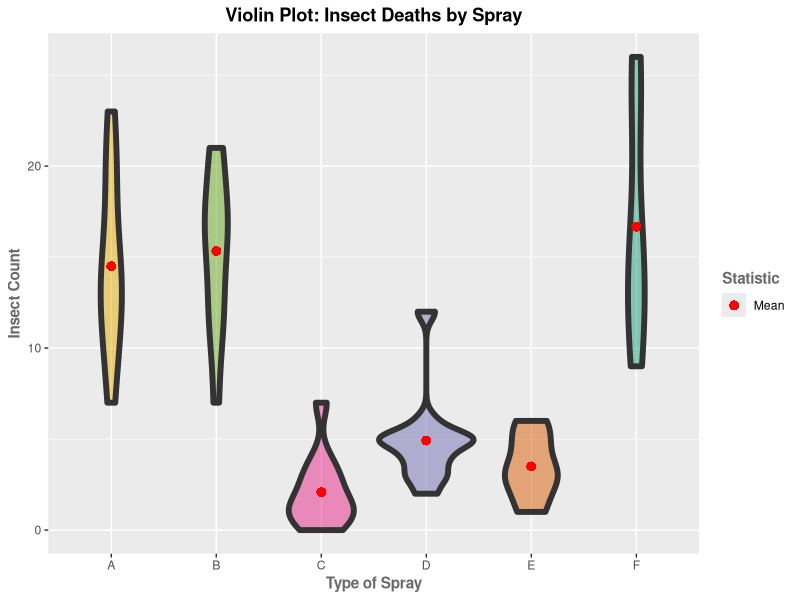

This chart was generated by the following R code: (Note: this script raises an error after producing the figure.)
### Packages ----------------------------------------------------------------

library(datasets)
library(stats)
library(ggplot2)

### Data --------------------------------------------------------------------

data("InsectSprays")


### Violin plot -------------------------------------------------------------

ggplot(data = InsectSprays, mapping = aes(x = spray, y = count, fill = spray)) +
        geom_violin(alpha = .5, size = 2) +
        stat_summary(fun=mean, geom="point",
                     aes(shape = "Mean"),
                     size = 3, color = "red") +
        labs(
                title = "Violin Plot: Insect Deaths by Spray",
                x = "Type of Spray",
                y = "Insect Count",
                fill = "Spray",
                shape = "Statistic"
        ) +
        scale_fill_brewer(type = "qual", palette = 2, direction = -1) +
        theme(
                plot.title = element_text(face = "bold", hjust = .5),
                axis.title.x = element_text(face = "bold", 
                                            colour = "dimgray"),
                axis.title.y = element_text(face = "bold", 
                                            colour = "dimgray"),
                legend.title = element_text(face = "bold",
                                            colour = "dimgray"),
                legend.position = "right"
        ) + guides(fill = "none") 

### Multiple Linear Regression Model with Dummy Variables -------------------

# The coefficients of this linear regression model are the difference in means
# of the insect counts of each category with respect to the mean of the
# reference category A.
fit <-
        lm(
                data = InsectSprays,
                formula = count ~ spray
        )

sumfit <- summary(fit)


# Mean by each group
compare <- InsectSprays |> 
        group_by(spray) |> 
        summarise(mean = mean(count)) 

# Substracting the mean of the reference category to all other categories
compare <- 
        compare |> 
        mutate(
                coefficients = 
                        ifelse(
                                test = spray == "A",
                                yes = mean,
                                no = mean - 
                                        (
                                                compare |> 
                                                        filter(spray == "A") |> 
                                                        select(mean) |> 
                                                        unlist()
                                        )
                        )
        )

# Testing for equality of the coefficients
do.call(all.equal,
        Map(as.numeric, list(fit$coefficients, compare$coefficients)))

### Forcing Regression through the Origin -----------------------------------

# The coefficients are the average insect deaths by each category
fit <- 
        lm(
                data = InsectSprays,
                formula = count ~ 0 + spray
        )

sumfit <- summary(fit)

# Testing for equality of the coefficients
Map(as.numeric, list(compare$coefficients, fit$coefficients))
